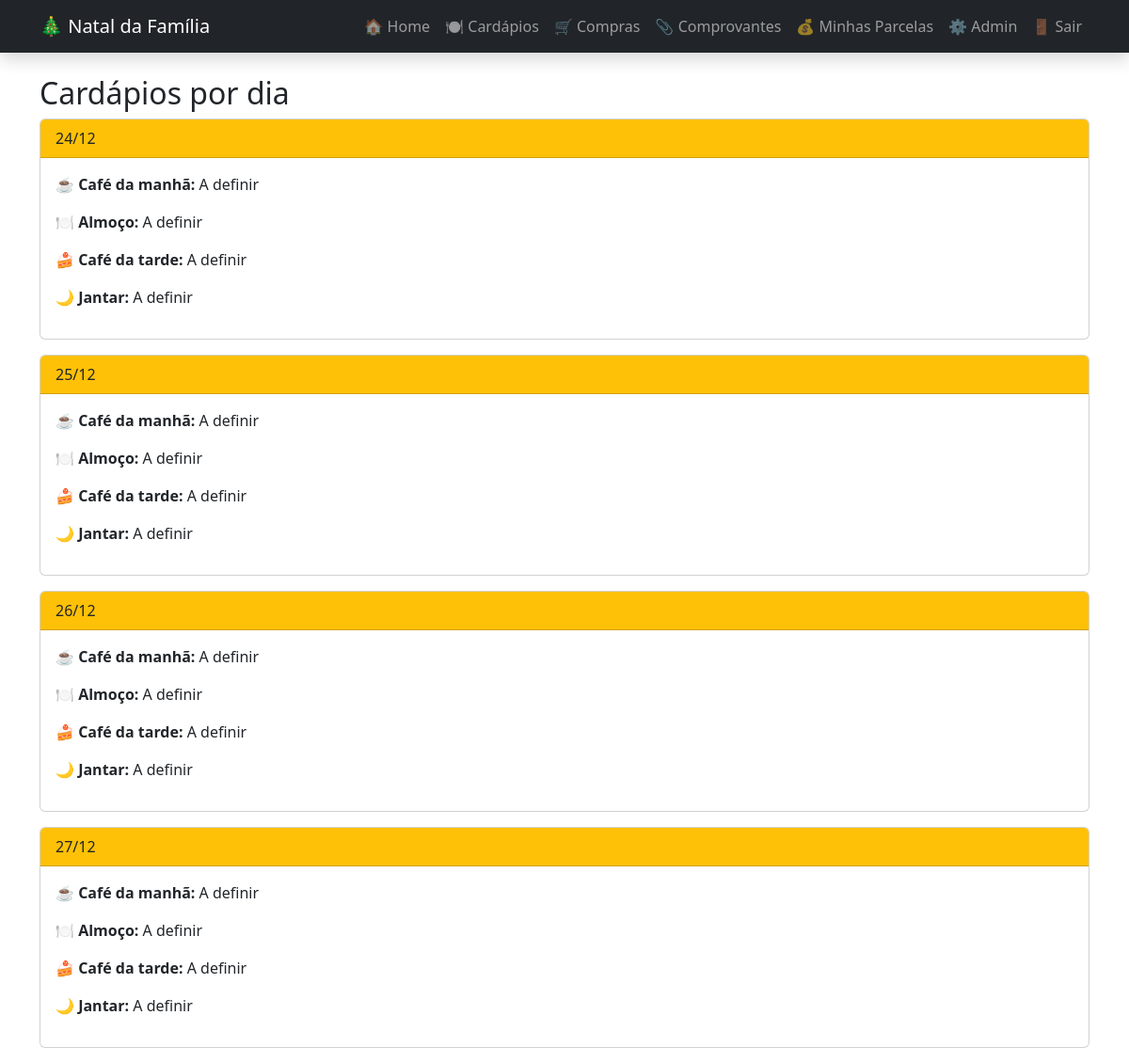
The app's page /cardapios (signed in) with its own data.
### models.py (models this page shows)
class DiaEvento(db.Model):
    __tablename__ = 'dias_evento'
    id = db.Column(db.Integer, primary_key=True)
    data = db.Column(db.Date, nullable=False, unique=True)
    refeicoes = db.relationship('Refeicao', backref='dia', cascade='all, delete-orphan')

class Refeicao(db.Model):
    __tablename__ = 'refeicoes'
    id = db.Column(db.Integer, primary_key=True)
    nome = db.Column(db.String(20), nullable=False)
    cardapio = db.Column(db.Text, nullable=False)
    dia_id = db.Column(db.Integer, db.ForeignKey('dias_evento.id'), nullable=False)

### app.py (the view)
@app.route('/cardapios')
def cardapios():
    dias = DiaEvento.query.order_by(DiaEvento.data).all()
    estrutura = {}
    for dia in dias:
        estrutura[dia.data] = {
            'cafe_manha': next((r.cardapio for r in dia.refeicoes if r.nome == 'cafe_manha'), ''),
            'almoco': next((r.cardapio for r in dia.refeicoes if r.nome == 'almoco'), ''),
            'cafe_tarde': next((r.cardapio for r in dia.refeicoes if r.nome == 'cafe_tarde'), ''),
            'jantar': next((r.cardapio for r in dia.refeicoes if r.nome == 'jantar'), '')
        }
    return render_template('cardapios.html', estrutura=estrutura)

### app.py (called while the page is built)
@login_manager.user_loader
def load_user(user_id):
    return db.session.get(Usuario, int(user_id))

@app.before_request
def before_request():
    rotas_publicas = ['login', 'cadastro', 'static']
    if request.endpoint in rotas_publicas:
        return None
    if not current_user.is_authenticated:
        return redirect(url_for('login'))

### templates/cardapios.html
{% extends "base.html" %}
{% block content %}
<h2>Cardápios por dia</h2>
{% for data, refs in estrutura.items() %}
<div class="card mb-3">
    <div class="card-header bg-warning">{{ data.strftime('%d/%m') }}</div>
    <div class="card-body">
        <p><strong>☕ Café da manhã:</strong> {{ refs.cafe_manha }}</p>
        <p><strong>🍽️ Almoço:</strong> {{ refs.almoco }}</p>
        <p><strong>🍰 Café da tarde:</strong> {{ refs.cafe_tarde }}</p>
        <p><strong>🌙 Jantar:</strong> {{ refs.jantar }}</p>
    </div>
</div>
{% endfor %}
{% endblock %}

### templates/base.html (shortened to what this page needs)
<!doctype html>
<html lang="pt">
<head>
    <link href="https://cdn.jsdelivr.net/npm/bootstrap@5.3.0/dist/css/bootstrap.min.css" rel="stylesheet">
    <link rel="stylesheet" href="https://cdn.jsdelivr.net/npm/bootstrap-icons@1.11.3/font/bootstrap-icons.min.css">
</head>
<body>
{% if current_user.is_authenticated %}
<nav class="navbar navbar-expand-lg navbar-dark bg-dark shadow">
    <div class="container">
        <a class="navbar-brand" href="{{ url_for('index') }}">🎄 Natal da Família</a>
        <div class="collapse navbar-collapse" id="navbarNav">
            <ul class="navbar-nav ms-auto">
                <li class="nav-item"><a class="nav-link" href="{{ url_for('index') }}">🏠 Home</a></li>
                <li class="nav-item"><a class="nav-link" href="{{ url_for('cardapios') }}">🍽️ Cardápios</a></li>
                <li class="nav-item"><a class="nav-link" href="{{ url_for('compras') }}">🛒 Compras</a></li>
                <li class="nav-item"><a class="nav-link" href="{{ url_for('comprovantes') }}">📎 Comprovantes</a></li>
                <li class="nav-item"><a class="nav-link" href="{{ url_for('minhas_parcelas') }}">💰 Minhas Parcelas</a></li>
                {% if current_user.is_admin %}
                <li class="nav-item"><a class="nav-link" href="{{ url_for('admin') }}">⚙️ Admin</a></li>
                {% endif %}
                <li class="nav-item"><a class="nav-link" href="{{ url_for('logout') }}">🚪 Sair</a></li>
            </ul>
        </div>
    </div>
</nav>
{% endif %}
<div class="container mt-4">
    {% block content %}{% endblock %}
</div>
</body>
</html>

### records on screen
DiaEvento: strftime "24/12"
Refeicao: cafe_manha "A definir"
Refeicao: almoco "A definir"
Refeicao: cafe_tarde "A definir"
Refeicao: jantar "A definir"
DiaEvento: strftime "25/12"
Refeicao: cafe_manha "A definir"
Refeicao: almoco "A definir"
Refeicao: cafe_tarde "A definir"
Refeicao: jantar "A definir"
DiaEvento: strftime "26/12"
Refeicao: cafe_manha "A definir"
Refeicao: almoco "A definir"
Refeicao: cafe_tarde "A definir"
Refeicao: jantar "A definir"
DiaEvento: strftime "27/12"
Refeicao: cafe_manha "A definir"
Refeicao: almoco "A definir"
Refeicao: cafe_tarde "A definir"
Refeicao: jantar "A definir"
